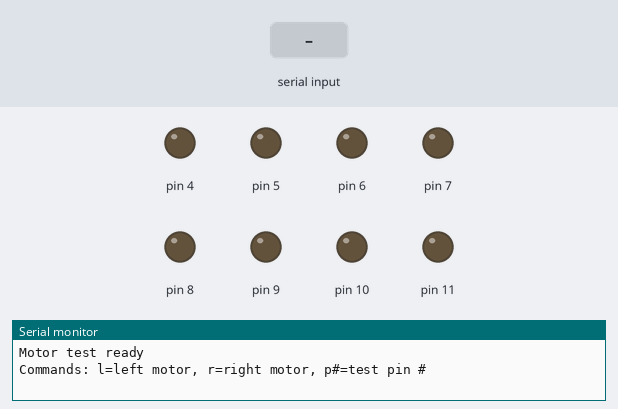
The sketch below on a simulated Arduino Uno, built with avr-gcc and run on an emulated ATmega328P. Shown: output pins drawn as LEDs (lit = HIGH), the last lines printed to the serial monitor. The inputs (shaded band) are chosen by the test bench.

Above: at 1.2 s.
1.3 s: "l" received over Serial
At 2.35 s:
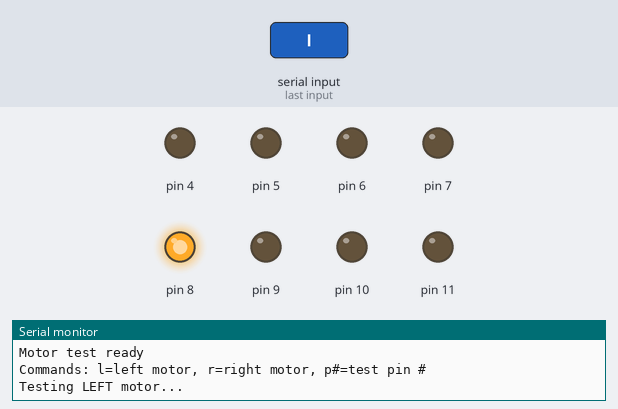
4.2 s: "r" received over Serial
At 5.25 s:
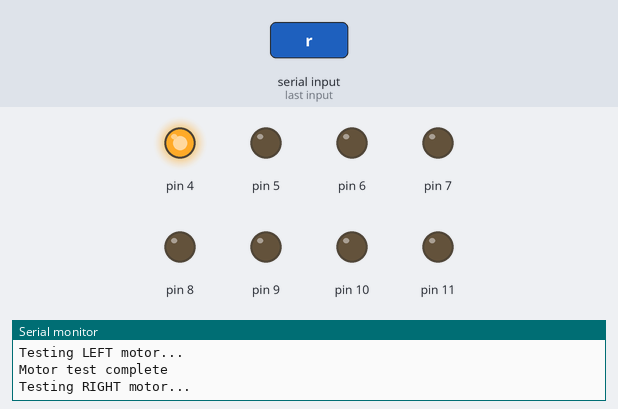
Timing chart, 0 to 7.2 s (numbered marks = the images above; inputs shaded):
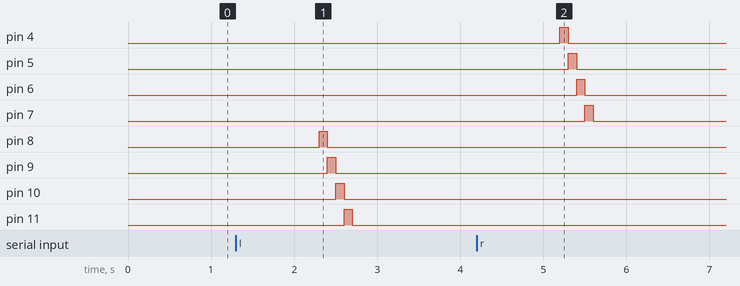

The sketch:

motor_test.ino
```cpp
/*
 * Simple motor test sketch
 * Tests each motor pin individually
 */

void setup() {
  Serial.begin(9600);

  // Set all motor pins as outputs
  for(int i = 4; i <= 11; i++) {
    pinMode(i, OUTPUT);
    digitalWrite(i, LOW);
  }

  Serial.println("Motor test ready");
  Serial.println("Commands: l=left motor, r=right motor, p#=test pin #");
}

void loop() {
  if (Serial.available()) {
    String command = Serial.readString();
    command.trim();

    if (command == "l") {
      // Test left motor (pins 8-11)
      Serial.println("Testing LEFT motor...");
      testMotor(8, 9, 10, 11);
    }
    else if (command == "r") {
      // Test right motor (pins 4-7)
      Serial.println("Testing RIGHT motor...");
      testMotor(4, 5, 6, 7);
    }
    else if (command.startsWith("p")) {
      // Test individual pin
      int pin = command.substring(1).toInt();
      if (pin >= 4 && pin <= 11) {
        Serial.println("Testing pin " + String(pin));
        testPin(pin);
      }
    }
  }
}

void testMotor(int pin1, int pin2, int pin3, int pin4) {
  // Simple step sequence for testing
  int pins[] = {pin1, pin2, pin3, pin4};

  for (int step = 0; step < 8; step++) {
    // Turn on one pin at a time
    for (int i = 0; i < 4; i++) {
      digitalWrite(pins[i], (step == i) ? HIGH : LOW);
    }
    delay(100);
  }

  // Turn all off
  for (int i = 0; i < 4; i++) {
    digitalWrite(pins[i], LOW);
  }

  Serial.println("Motor test complete");
}

void testPin(int pin) {
  // Blink the pin 5 times
  for (int i = 0; i < 5; i++) {
    digitalWrite(pin, HIGH);
    delay(200);
    digitalWrite(pin, LOW);
    delay(200);
  }
  Serial.println("Pin test complete");
}
```

Measured:
- after the input at 1.3 s, pin 8: LOW → HIGH after 1.0 s, → LOW 0.10 s later; pin 9: LOW → HIGH after 1.1 s, → LOW 0.10 s later; pin 10: LOW → HIGH after 1.2 s, → LOW 0.10 s later; pin 11: LOW → HIGH after 1.3 s, → LOW 0.10 s later
- after the input at 4.2 s, pin 4: LOW → HIGH after 1.0 s, → LOW 0.10 s later; pin 5: LOW → HIGH after 1.1 s, → LOW 0.10 s later; pin 6: LOW → HIGH after 1.2 s, → LOW 0.10 s later; pin 7: LOW → HIGH after 1.3 s, → LOW 0.10 s later
